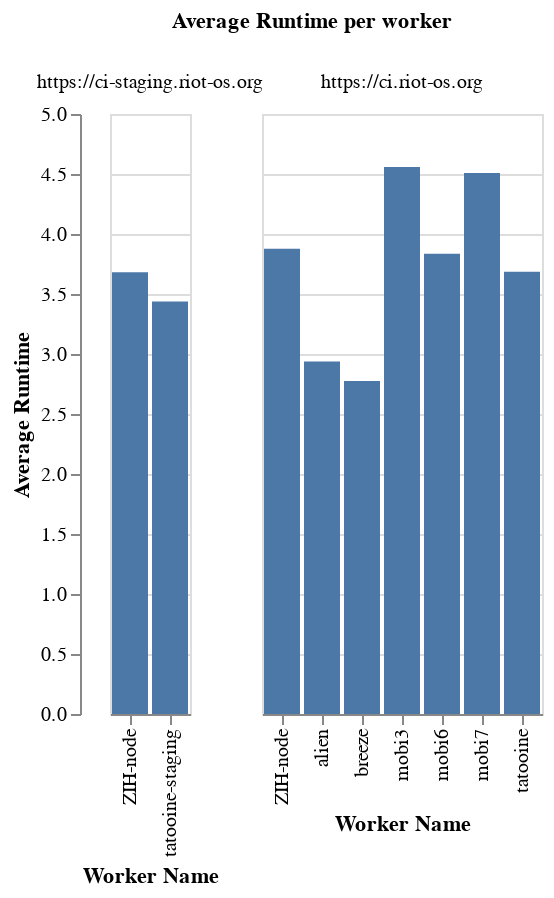

Notebook source saved alongside this figure:
### Markdown cell above
## CI average runtime

### Code cell
# Calculate weighted average over all CI runs with job URLs
query = """
SELECT
  IF(w.name LIKE 'ZIH-HPC-node%', 'ZIH-node', w.name) AS worker_name,
  j.url AS job_url,
  SUM(w.runtime_avg_s * w.tasks_count) / SUM(w.tasks_count) AS "avg_runtime"
FROM worker_stats w
JOIN jobs j ON w.job_uid = j.uid
WHERE w.tasks_count IS NOT NULL AND w.tasks_count != 0
GROUP BY worker_name, job_url
ORDER BY avg_runtime
"""

df_runtime = con.execute(query).fetch_df()

# Filter out specific Raspberry Pi worker nodes
df_runtime = df_runtime[~df_runtime['worker_name'].isin([
    'pi-68cf63c4',
    'pi-ef3229ad'
])]

# Facet the chart by job URL
chart = alt.Chart(df_runtime).mark_bar().encode(
  x=alt.X('worker_name:O', title='Worker Name'),
  y=alt.Y('avg_runtime:Q', title='Average Runtime'),
  tooltip=['worker_name', 'avg_runtime']
).facet(
  column=alt.Column('job_url:N', title='Average Runtime per worker')
)

chart.resolve_scale(x='independent').display(scaleFactor=2)

### Figure 1 — Vega-Lite specification as saved in the notebook (floating-point values rounded to 4 significant figures)
{"config": {"view": {"continuousWidth": 300, "continuousHeight": 300}}, "data": {"name": "data-c8a0a55bcaf54b59c53f4b5f63e73581"}, "facet": {"column": {"field": "job_url", "title": "Average Runtime per worker", "type": "nominal"}}, "spec": {"mark": {"type": "bar"}, "encoding": {"tooltip": [{"field": "worker_name", "type": "nominal"}, {"field": "avg_runtime", "type": "quantitative"}], "x": {"field": "worker_name", "title": "Worker Name", "type": "ordinal"}, "y": {"field": "avg_runtime", "title": "Average Runtime", "type": "quantitative"}}}, "resolve": {"scale": {"x": "independent"}}, "$schema": "https://vega.github.io/schema/vega-lite/v5.20.1.json", "datasets": {"data-c8a0a55bcaf54b59c53f4b5f63e73581": [{"worker_name": "breeze", "job_url": "https://ci.riot-os.org", "avg_runtime": 2.776}, {"worker_name": "alien", "job_url": "https://ci.riot-os.org", "avg_runtime": 2.937}, {"worker_name": "tatooine-staging", "job_url": "https://ci-staging.riot-os.org", "avg_runtime": 3.438}, {"worker_name": "ZIH-node", "job_url": "https://ci-staging.riot-os.org", "avg_runtime": 3.682}, {"worker_name": "tatooine", "job_url": "https://ci.riot-os.org", "avg_runtime": 3.685}, {"worker_name": "mobi6", "job_url": "https://ci.riot-os.org", "avg_runtime": 3.836}, {"worker_name": "ZIH-node", "job_url": "https://ci.riot-os.org", "avg_runtime": 3.878}, {"worker_name": "mobi7", "job_url": "https://ci.riot-os.org", "avg_runtime": 4.509}, {"worker_name": "mobi3", "job_url": "https://ci.riot-os.org", "avg_runtime": 4.559}]}}
